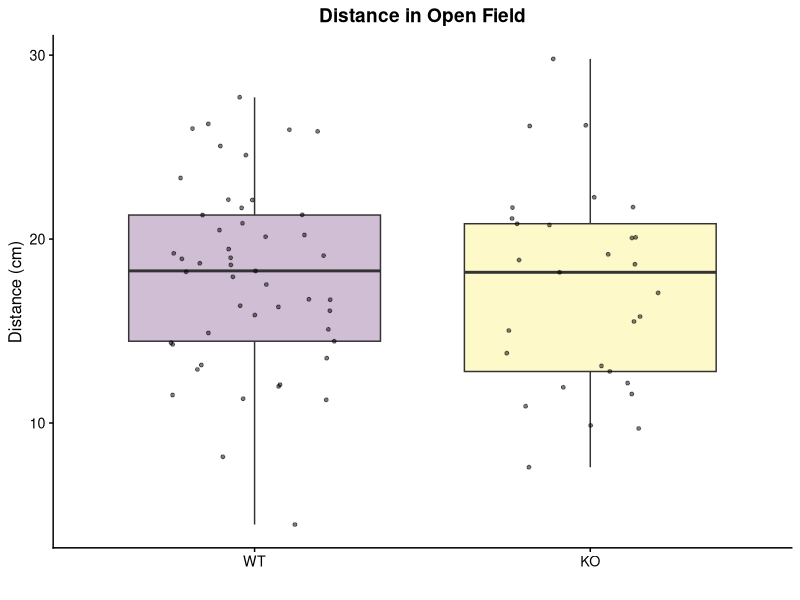
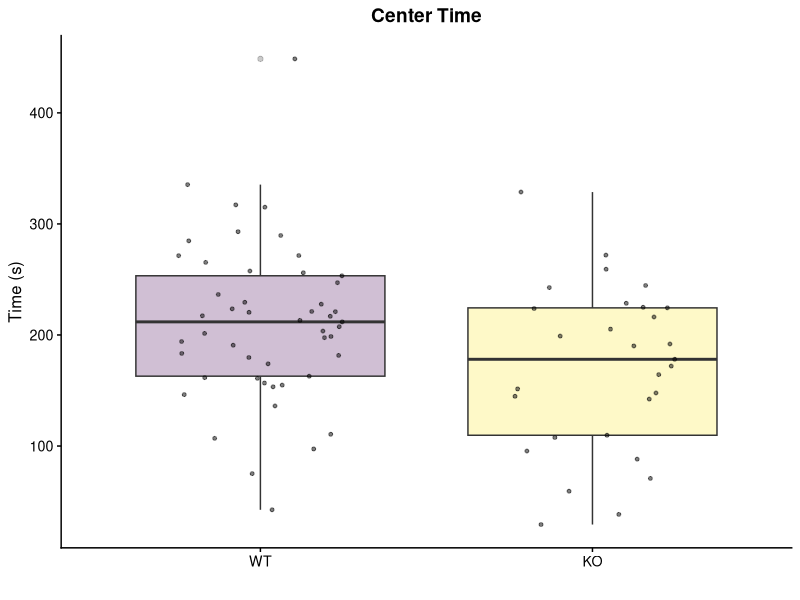
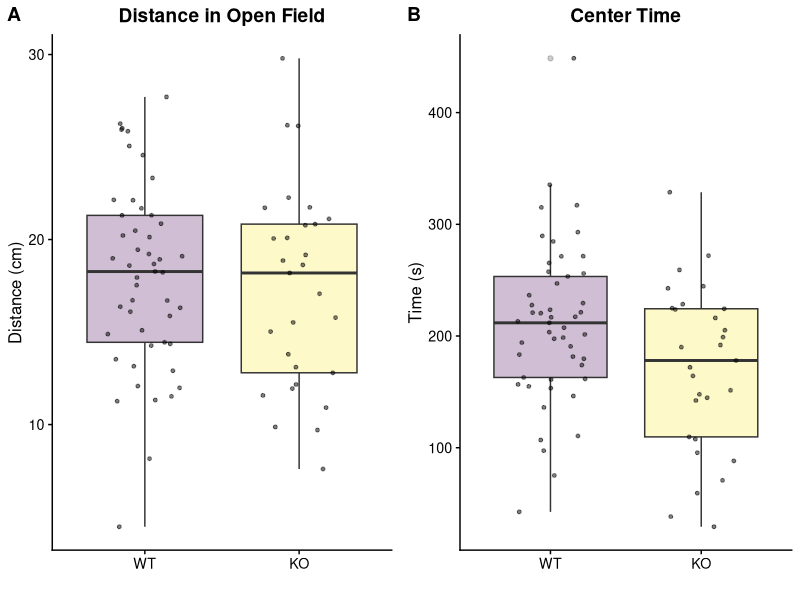
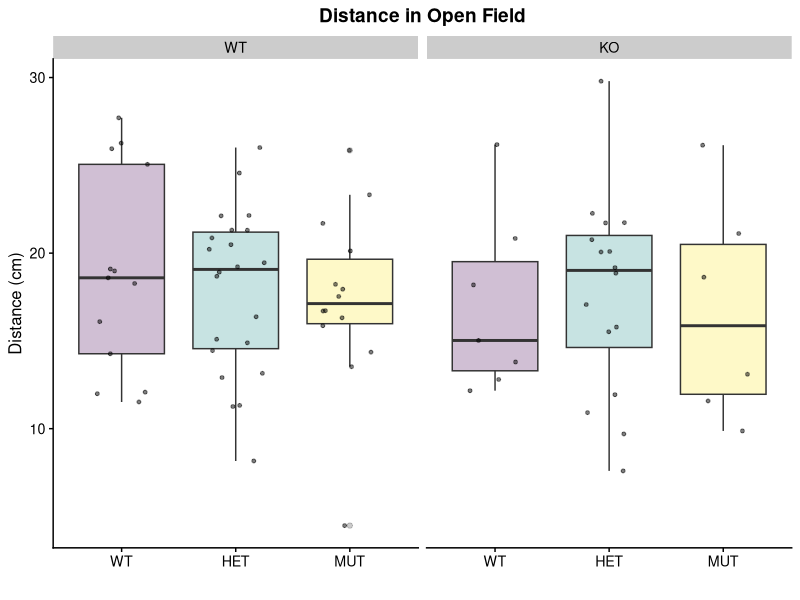
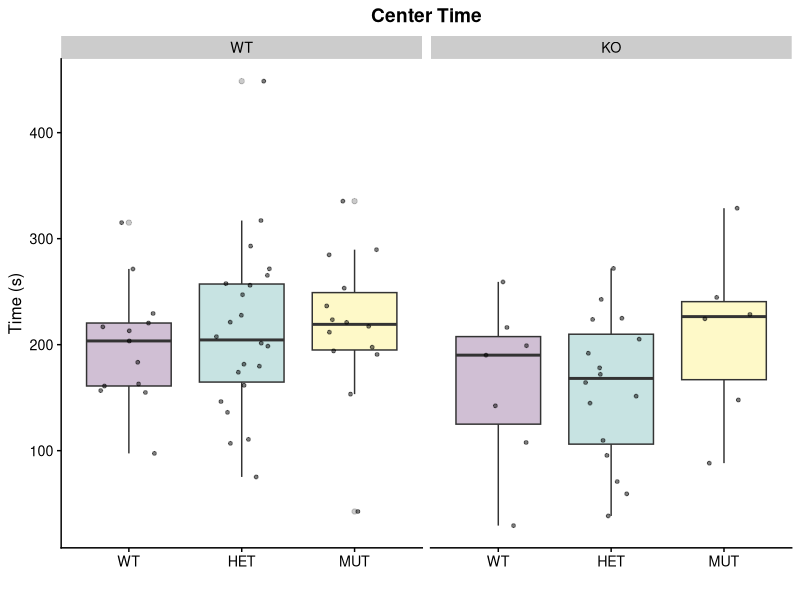
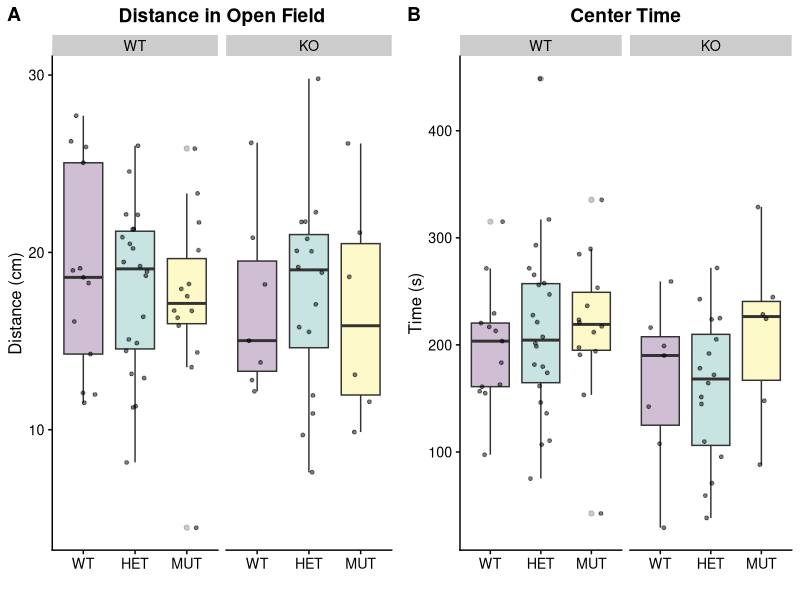

Reproduce these figures in R, in order. (Note: this script raises an error after producing the figures.)
library(ggplot2)
library(rlang)
library(cowplot)
library(viridis)
library(tidyr)
library(dplyr)

data<-read.csv("Q22_Behavior/Q22 Open Field Analysis - Sheet1.csv", header=TRUE)
data$SLC_Genotype<-data$SLC
data$SLC_Genotype <- factor(data$SLC_Genotype, levels=c("WT", "HET", "MUT"))
data$Q22 <- factor(data$Q22, levels=c("WT","KO"))
generate_boxplots <- function(input_data, X, Y, min,max){
  data<-as.data.frame(input_data)
  
  ggplot(data=data,aes(x={{X}},y={{Y}}, fill={{X}})) + 
    #geom_violin(alpha=0.25,position=position_dodge(width=.75),size=1,color="black",draw_quantiles=c(0.5))+
    geom_boxplot(alpha=0.25)+
    scale_fill_viridis_d()+
    geom_point(size=1,position=position_jitter(width=0.25),alpha=0.5)+
    theme_cowplot(12) +
    #ylim(min,max)+ 
    #facet_grid(~Sex)+    
    theme(legend.position = "none")
  
}

## Open Field on full dataset --
distance <-generate_boxplots(data, Q22, Distance,-30,85) +
  ggtitle("Distance in Open Field")+
  theme(plot.title = element_text(hjust = 0.5)) +
  labs(x="", y="Distance (cm)")
distance

centertime <-generate_boxplots(data, Q22, Center_Time,-30,85) +
  ggtitle("Center Time")+
  theme(plot.title = element_text(hjust = 0.5)) +
  labs(x="", y="Time (s)")
centertime

plot_grid(distance, centertime, labels=c("A","B"))

## Open Field on full dataset by SLC Genotype--
distance <-generate_boxplots(data, SLC_Genotype, Distance,-30,85) +
  ggtitle("Distance in Open Field")+
  theme(plot.title = element_text(hjust = 0.5)) +
  labs(x="", y="Distance (cm)")+
  facet_wrap(~Q22)
distance

centertime <-generate_boxplots(data, SLC_Genotype, Center_Time,-30,85) +
  ggtitle("Center Time")+
  theme(plot.title = element_text(hjust = 0.5)) +
  labs(x="", y="Time (s)")+
  facet_wrap(~Q22)
centertime

plot_grid(distance, centertime, labels=c("A","B"))

## Startle PPI on only SLC WT mice
data_slcwt <- data %>% filter(SLC_Genotype=="WT")
data_slcwt$Q22 <- revalue(data_slcwt$Q22, replace = c("KO" = "Q22","WT"="WT"))
distance_slcwt <-generate_boxplots(data_slcwt, Q22, Distance,-30,85) +
  ggtitle("Distance in Open Field")+
  theme(plot.title = element_text(hjust = 0.5)) +
  labs(x="", y="Distance (cm)")
distance_slcwt

centertime_slcwt <-generate_boxplots(data_slcwt, Q22, Center_Time,-30,85) +
  ggtitle("Center Time")+
  theme(plot.title = element_text(hjust = 0.5)) +
  labs(x="", y="Time (s)")
centertime_slcwt

plot_grid(distance_slcwt, centertime_slcwt, 
          olm_slcwt_training,olm_slcwt,
          labels=c("A","B","C","D"),
          nrow=2)

## Stratified by SLC Genotype --
b<-generate_boxplots(data, SLC_Genotype, Total_Time,0,51)+
  facet_wrap(~Q22)
b

# Stratified by SLC Genotype and Sex 
e<-generate_boxplots(data, SLC_Genotype, Total_Time,0,51)+
  facet_wrap(Sex~ASO_Tg)
e

## Parametric Stats for SLC WT only --
lm1 <- lm(Distance ~ Sex+ Q22, data = data_slcwt)
summary(lm1)

wilcox.test(Distance~Q22,data_slcwt )

lm1 <- lm(Center_Time~ Sex+ Q22, data = data_slcwt)
summary(lm1)

wilcox.test(Center_Time~Q22,data_slcwt )



# Save outputs -
sink("Buried_Food_Pellet_Stats.md")
cat("\n\nSummary for all data:\n")
print(summary(lm1))
cat("\n\nSummary for interaction:\n")
print(summary(interact))
cat("\n\nSummary for Tg Neg:\n")
print(summary(lm3))
cat("\n\nSummary for Tg Pos:\n")
print(summary(lm2))
cat("\n\nSummary for Females Tg Neg:\n")
print(summary(lm4))
cat("\n\nSummary for Females Tg Pos:\n")
print(summary(lm5))
cat("\n\nSummary for Males Tg Neg:\n")
print(summary(lm6))
cat("\n\nSummary for Males Tg Pos:\n")
print(summary(lm7))
sink()
